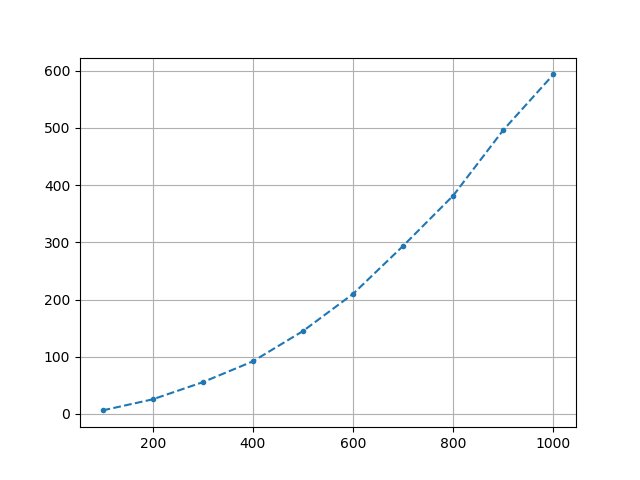

Recreate this plot in Python.
import numpy as np
import matplotlib.pyplot as plt
import random as rnd

h = 100

p1 = 0.6
p2 = 0.1 + p1
p3 = 0.15 + p2
p4 = 0.15 + p3

N = 10
Nw = 1000 

def RainDrop():
	x0, y0 = 0,h
	x,y = x0,y0
	walkx,walky = [x],[y]
	t = 0
	while y >= 0:
		rand = rnd.randint(1,100)/100
		if rand <= p1:
			y += -1
		elif rand > p1 and rand <= p2:
			y += 1
		elif rand > p2 and rand <= p3:
			x += 1
		elif rand > p3 and rand <= p4: 
			x += -1
		else:
			x += 0
			y += 0
		t += 1
		walkx.append(x)
		walky.append(y)
	return [walkx,walky], t

tList = []
msdList = []
roads = []

for i in range(N):
	hRoadsList = []
	for j in range(Nw):
		walk,T = RainDrop()
		tList.append(T)
		hRoadsList.append(walk)
	roads.append(hRoadsList)
	h+=100

#roads[wysokosc][index na wysokosci][x/y]

for i in range(N):
	temp = 0
	avgMsdList = []
	for j in range(Nw):
		temp = 0
		for k in roads[i][j][0]:
			temp += (k-roads[i][j][0][0])**2
		avgMsdList.append(temp/Nw)
	msdList.append(sum(avgMsdList)/len(avgMsdList))
	print(sum(avgMsdList)/len(avgMsdList))

# print(tList)
plt.plot(np.arange(100,1100,100),msdList,'.--')
plt.grid()
plt.show()
